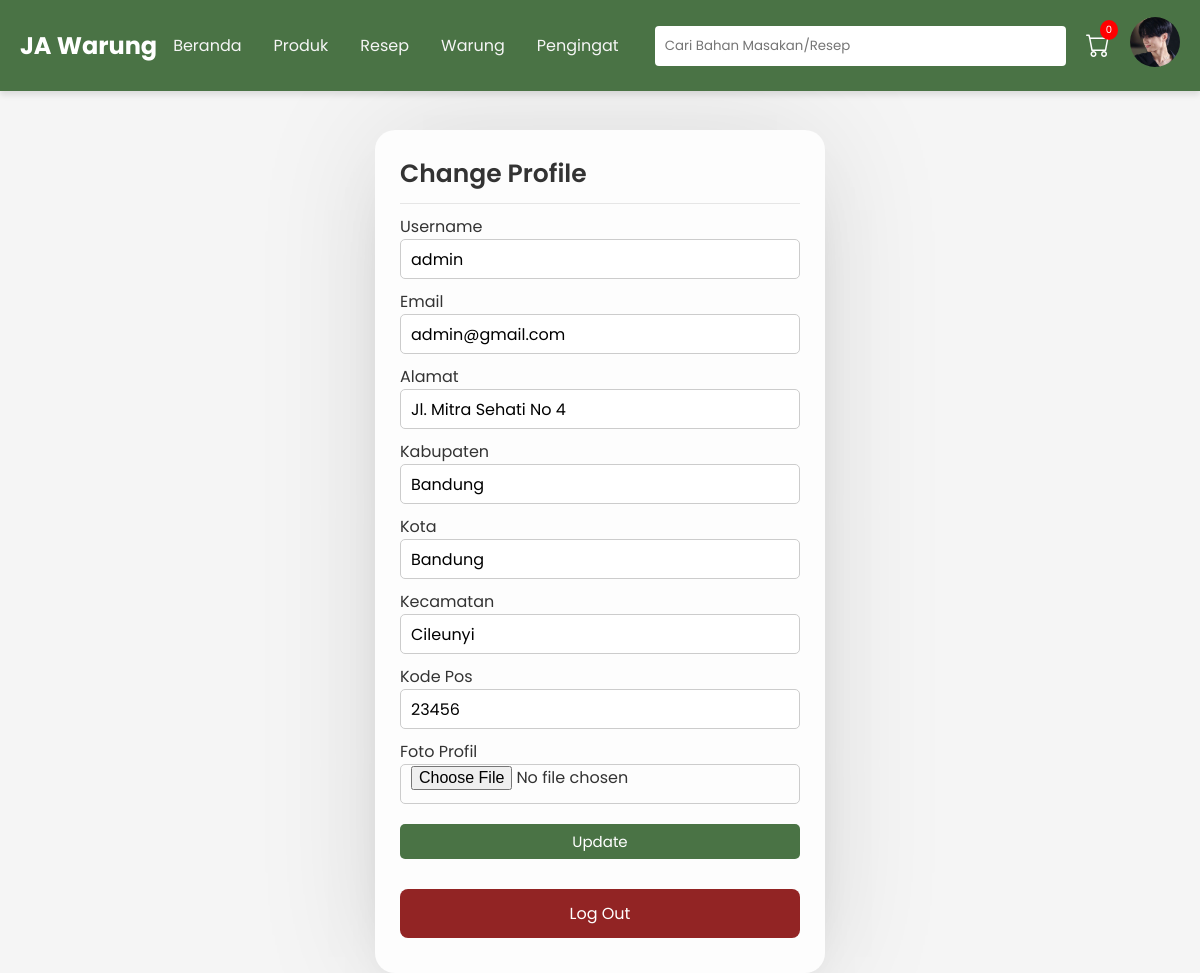
The app's page /admin/profil.php (signed in) with its own data.
### tables this page shows
CREATE TABLE `users` (
  `UserID` int(11) NOT NULL,
  `Username` varchar(100) NOT NULL,
  `Email` varchar(100) NOT NULL,
  `Password` varchar(255) NOT NULL,
  `Alamat` text DEFAULT NULL,
  `Kabupaten` varchar(50) DEFAULT NULL,
  `Kota` varchar(50) DEFAULT NULL,
  `Kecamatan` varchar(50) DEFAULT NULL,
  `KodePos` varchar(10) DEFAULT NULL,
  `NoTelepon` varchar(15) NOT NULL,
  `Role` enum('admin','pelanggan') NOT NULL,
  `ProfilePicture` text DEFAULT NULL
);

### admin/profil.php (the view, shortened to what this page needs)
<?php
include "../dbconfig.php";
include "../template/main_layout.php";
$id = $_SESSION['UserID'];
if ($_SERVER['REQUEST_METHOD'] === 'POST' && isset($_POST['submit'])) {
    $Username = mysqli_real_escape_string($conn, $_POST['Username']);
    $email = mysqli_real_escape_string($conn, $_POST['email']);
    $role = mysqli_real_escape_string($conn, $_POST['role']);
    $alamat = mysqli_real_escape_string($conn, $_POST['alamat']);
    $kabupaten = mysqli_real_escape_string($conn, $_POST['kabupaten']);
    $kota = mysqli_real_escape_string($conn, $_POST['kota']);
    $kecamatan = mysqli_real_escape_string($conn, $_POST['kecamatan']);
    $kodepos = mysqli_real_escape_string($conn, $_POST['kodepos']);
    $stmt = $conn->prepare("UPDATE users SET Username=?, Email=?, role=?, Alamat=?, Kabupaten=?, Kota=?, Kecamatan=?, KodePos=? WHERE UserID=?");
    $stmt->bind_param("ssssssssi", $Username, $email, $role, $alamat, $kabupaten, $kota, $kecamatan, $kodepos, $id);
    if ($stmt->execute()) {
        echo "<div class='messrole'>
                <p>Profile Updated!</p>
              </div> <br>";
        echo "<a href='beranda.php'><button class='btn'>Go to Beranda</button></a>";
    } else {
        echo "<p>Error: Unable to update profile.</p>";
    }
    $stmt->close();
} else {
    $stmt = $conn->prepare("SELECT Username, Email, role, Alamat, Kabupaten, Kota, Kecamatan, KodePos FROM users WHERE UserID=?");
    $stmt->bind_param("i", $id);
    $stmt->execute();
    $result = $stmt->get_result();
    if ($row = $result->fetch_assoc()) {
        $res_Uname = $row['Username'];
        $res_Email = $row['Email'];
        $res_Alamat = $row['Alamat'];
        $res_Kabupaten = $row['Kabupaten'];
        $res_Kota = $row['Kota'];
        $res_Kecamatan = $row['Kecamatan'];
        $res_KodePos = $row['KodePos'];
    } else {
        echo "<p>Error: User data not found.</p>";
        exit();
    }
}
?>
<!DOCTYPE html>
<html lang="en">
<head>
    <link rel="stylesheet" href="style.css">
</head>
<body>
    <div class="container">
        <div class="box form-box">
            <header>Change Profile</header>
            <form action="" method="post" enctype="multipart/form-data">
                <div class="field input">
                    <label for="Username">Username</label>
                    <input type="text" name="Username" id="Username" value="<?php echo htmlspecialchars($res_Uname); ?>" autocomplete="off" required>
                </div>
                <div class="field input">
                    <label for="email">Email</label>
                    <input type="email" name="email" id="email" value="<?php echo htmlspecialchars($res_Email); ?>" autocomplete="off" required>
                </div>
                <div class="field input">
                    <label for="alamat">Alamat</label>
                    <input type="text" name="alamat" id="alamat" value="<?php echo htmlspecialchars($res_Alamat); ?>" required>
                </div>
                <div class="field input">
                    <label for="kabupaten">Kabupaten</label>
                    <input type="text" name="kabupaten" id="kabupaten" value="<?php echo htmlspecialchars($res_Kabupaten); ?>" required>
                </div>
                <div class="field input">
                    <label for="kota">Kota</label>
                    <input type="text" name="kota" id="kota" value="<?php echo htmlspecialchars($res_Kota); ?>" required>
                </div>
                <div class="field input">
                    <label for="kecamatan">Kecamatan</label>
                    <input type="text" name="kecamatan" id="kecamatan" value="<?php echo htmlspecialchars($res_Kecamatan); ?>" required>
                </div>
                <div class="field input">
                    <label for="kodepos">Kode Pos</label>
                    <input type="text" name="kodepos" id="kodepos" value="<?php echo htmlspecialchars($res_KodePos); ?>" required>
                </div>
                <div class="field input">
                    <label for="profile_image">Foto Profil</label>
                    <input type="file" name="profile_image" id="profile_image">
                </div>
                <div class="field">
                    <input type="submit" class="btn" name="submit" value="Update">
                </div>
                <div class="field">
                    <a href="logout.php" class="logout-btn">Log Out</a>
                </div>
            </form>
        </div>
    </div>
</body>
</html>

### template/main_layout.php (shortened to what this page needs)
<?php
if (isset($_SESSION['valid'])) {
    $UserID = $_SESSION['UserID'];
    $query = "SELECT ProfilePicture FROM users WHERE UserID = '$UserID'";
    $result = mysqli_query($conn, $query);
    if ($result) {
        $row = mysqli_fetch_assoc($result);
        $profile_picture = $row['ProfilePicture'] ? $row['ProfilePicture'] : 'uploads/profile_pics/default.jpg';
    } else {
        $profile_picture = 'uploads/profile_pics/default.jpg';
    }
} else {
    $profile_picture = 'uploads/profile_pics/default.jpg';
}
?>
<!DOCTYPE html>
<html lang="en">
<head>
    <link rel="stylesheet" href="../style.css">
    <link rel="stylesheet" href="https://cdn.jsdelivr.net/npm/bootstrap-icons@1.11.3/font/bootstrap-icons.min.css">
</head>
<body>
    <header class="header">
        <div class="logo">JA <span>Warung</span></div>
        <nav class="navbar">
            <a href="beranda.php">Beranda</a>
            <a href="add_produk.php">Produk</a>
            <a href="add_resep.php">Resep</a>
            <a href="add_warung.php">Warung</a>
            <a href="add_pengingat">Pengingat</a>
        </nav>
        <input type="text" placeholder="Cari Bahan Masakan/Resep" class="search-bar">
        <div class="cart cart-badge">
            <i class="bi bi-cart"></i>
        </div>
        <div class="profile-section">
            <a href="profil.php" class="profile-link">
                <img src="<?php echo $profile_picture; ?>" alt="Profil" class="profile-image">
            </a>
        </div>
    </header>
</body>
</html>

### style.css (style rules this page uses)
* { margin: 0; padding: 0; box-sizing: border-box; font-family: 'Poppins', sans-serif; }
body { background-color: #f5f5f5; color: #333; padding-top: 130px; }
.header { display: flex; align-items: center; justify-content: space-between; padding: 15px 20px; background-color: #4a7345; color: white; position: fixed; top: 0; width: 100%; z-index: 1000; box-shadow: 0 4px 6px rgba(0, 0, 0, 0.1); }
.logo { font-size: 24px; font-weight: bold; }
.search-bar { flex: 1; margin: 0 20px; padding: 10px; border: none; border-radius: 4px; }
.navbar { display: flex; justify-content: space-around; color: #f5f5f5; padding: 10px 0; }
.navbar a { text-decoration: none; color: #f5f5f5; padding: 8px 16px; }
.logout-btn { background-color: rgb(146, 36, 36);; color: white; font-size: 16px; padding: 12px 24px; border-radius: 8px; width: 100%; margin-top: 20px; text-align: center; display: block; text-decoration: none; transition: background-color 0.3s ease; }
.field { width: 100%; display: flex; justify-content: center; }
.container, .box, .form-box, .main-box { display: flex; flex-direction: column; }
.container { align-items: center; justify-content: center; min-height: 90vh; }
.box { background: #fdfdfd; padding: 25px; border-radius: 20px; box-shadow: 0 0 128px 0 rgba(0, 0, 0, 0.1), 0 32px 64px -48px rgba(0, 0, 0, 0.5); }
.form-box { width: 450px; margin: 0px 10px; }
.form-box header { font-size: 25px; font-weight: 600; padding-bottom: 10px; border-bottom: 1px solid #e6e6e6; margin-bottom: 10px; }
.form-box form .field { display: flex; margin-bottom: 10px; flex-direction: column; }
.form-box form .input input, .form-box form .input select { height: 40px; width: 100%; font-size: 16px; padding: 0 10px; border-radius: 5px; border: 1px solid #ccc; outline: none; }
.btn { height: 35px; background: #4a7345; border: 0; border-radius: 5px; color: #fff; font-size: 15px; cursor: pointer; transition: all .3s; margin-top: 10px; padding: 0px 10px; }
.cart { display: flex; align-items: center; justify-content: center; margin-right: 20px; }
.cart i { font-size: 24px; color: white; cursor: pointer; transition: transform 0.3s ease; }
.cart-badge { position: relative; }
.cart-badge::after { content: '0'; position: absolute; top: -8px; right: -8px; background-color: red; color: white; border-radius: 50%; padding: 2px 6px; font-size: 10px; }
.profile-section { margin-left: auto; }
.profile-image { width: 50px; height: 50px; border-radius: 50%; object-fit: cover; }

### records on screen
users: ProfilePicture (picture), Username "admin", email "admin@gmail.com", alamat "Jl. Mitra Sehati No 4", kabupaten "Bandung", kota "Bandung", kecamatan "Cileunyi", kodepos "23456"
